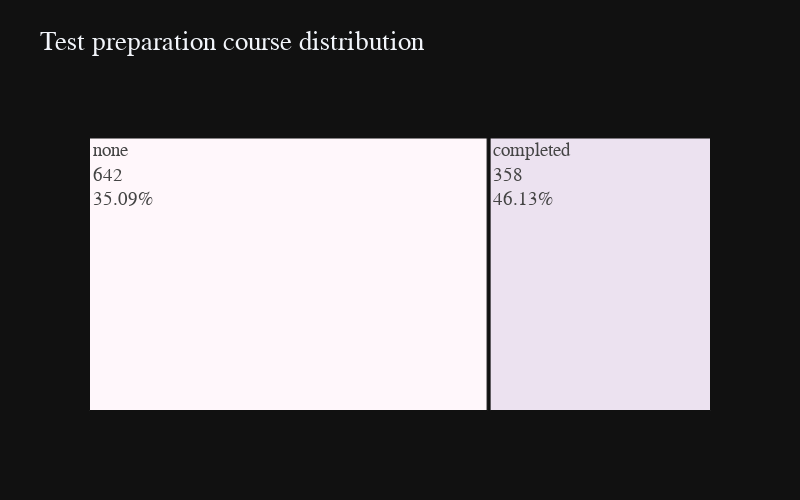

Notebook cell for this chart:
### Code cell
test=df['test preparation course'].value_counts()
fig=px.treemap(test,
               path=[test.index],
               values=test.values,
               title="Test preparation course distribution",
               color=test.index,
               color_discrete_sequence=px.colors.sequential.PuBuGn,
               template='plotly_dark',
               width=800, height=500
              )
fig.data[0].customdata = [35.09, 46.13, 4.28 , 14.5]
fig.data[0].texttemplate = '%{label}<br>%{value}<br>%{customdata}%'
percents = np.round((100*gender_df.values / sum(test.values)).tolist(),2)
fig.update_layout(font=dict(size=19,family="Franklin Gothic"))

fig.show()

### Figure 1 — Plotly figure (JSON) as saved in the notebook; plotly's stock layout.template omitted (floating-point values rounded to 4 significant figures)
{"data": [{"branchvalues": "total", "customdata": [35.09, 46.13, 4.28, 14.5], "domain": {"x": [0, 1], "y": [0, 1]}, "hovertemplate": "labels=%{label}<br>value=%{value}<br>parent=%{parent}<br>id=%{id}<br>index=%{customdata[0]}<extra></extra>", "ids": ["none", "completed"], "labels": ["none", "completed"], "marker": {"colors": ["rgb(255,247,251)", "rgb(236,226,240)"]}, "name": "", "parents": ["", ""], "texttemplate": "%{label}<br>%{value}<br>%{customdata}%", "type": "treemap", "values": [642, 358]}], "layout": {"font": {"family": "Franklin Gothic", "size": 19}, "height": 500, "legend": {"tracegroupgap": 0}, "title": {"text": "Test preparation course distribution"}, "treemapcolorway": ["rgb(255,247,251)", "rgb(236,226,240)", "rgb(208,209,230)", "rgb(166,189,219)", "rgb(103,169,207)", "rgb(54,144,192)", "rgb(2,129,138)", "rgb(1,108,89)", "rgb(1,70,54)"], "width": 800}}
